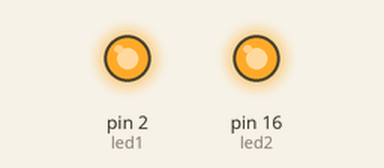
Recording of a sketch running on a simulated Arduino Uno, built with avr-gcc and run on an emulated ATmega328P. Shown: output pins drawn as LEDs (lit = HIGH).

Above: at 0.3 s.
At 0.88 s:
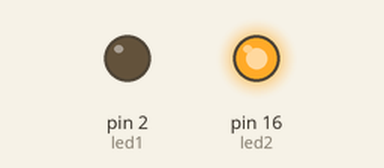
At 3.72 s:
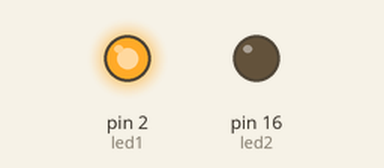
Timing chart, 0 to 5.8 s (numbered marks = the images above):
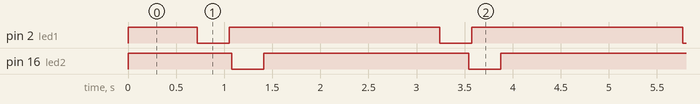

Measured:
- by itself, pin 2 (led1): repeats every 2.5 s: LOW 0.33 s, HIGH 2.2 s
- by itself, pin 16 (led2): repeats every 2.5 s: LOW 0.33 s, HIGH 2.1 s

The sketch:

Fade_JAY_2_16.ino
```cpp
int led1 = 2;
int led2 = 16;
int val = 716;
int val2 = 1023;
int fadeamount = 25;
int fadeamount2 = 25;
void setup() {
  pinMode(led1, OUTPUT);
  pinMode(led2, OUTPUT);
}


void loop() {
  analogWrite(led1, val);
  analogWrite(led2, val2);
  val = val - fadeamount;
  val2 = val2 - fadeamount2;

  if (val <= 0 || val >= 1023) {
    fadeamount = -fadeamount;
  }

  if (val2 <= 0 || val2 >= 1023) {
    fadeamount2 = -fadeamount2;
  }
  delay(30);
}
```
